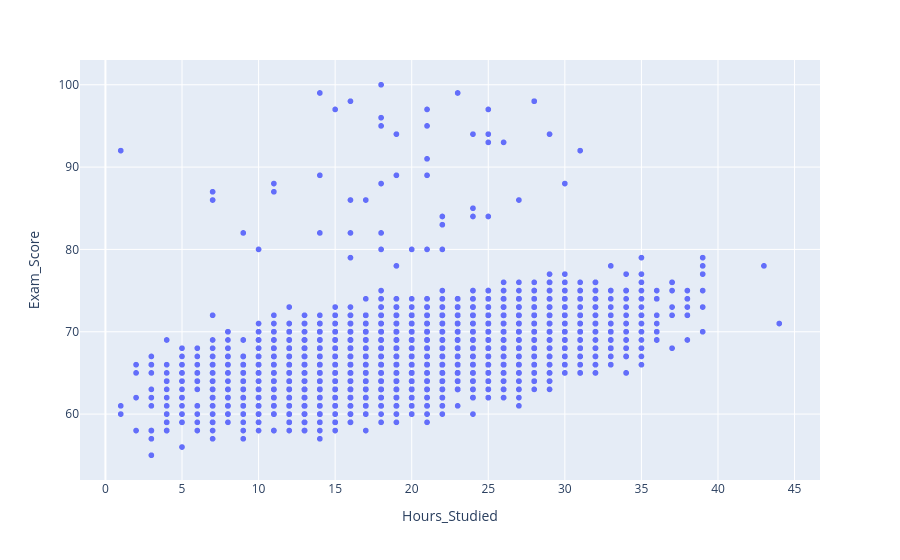

This figure's notebook cell:
### Code cell
#plotly chart below allows us to hover over the scatter plots to reveal information- This is for all pupil entries 
df=px.data.tips()
fig=px.scatter(data_frame=df1,x='Hours_Studied',y='Exam_Score')
fig.show()

### Figure 1 — Plotly figure (JSON) as saved in the notebook; plotly's stock layout.template omitted (floating-point values rounded to 4 significant figures; data arrays with more than 128 entries replaced by an {"elided": "..."} marker saying what was removed)
{"data": [{"hovertemplate": "Hours_Studied=%{x}<br>Exam_Score=%{y}<extra></extra>", "legendgroup": "", "marker": {"color": "#636efa", "symbol": "circle"}, "mode": "markers", "name": "", "showlegend": false, "type": "scattergl", "x": {"elided": "6377 int values"}, "xaxis": "x", "y": {"elided": "6377 int values"}, "yaxis": "y"}], "layout": {"legend": {"tracegroupgap": 0}, "margin": {"t": 60}, "xaxis": {"anchor": "y", "domain": [0, 1], "title": {"text": "Hours_Studied"}}, "yaxis": {"anchor": "x", "domain": [0, 1], "title": {"text": "Exam_Score"}}}}
